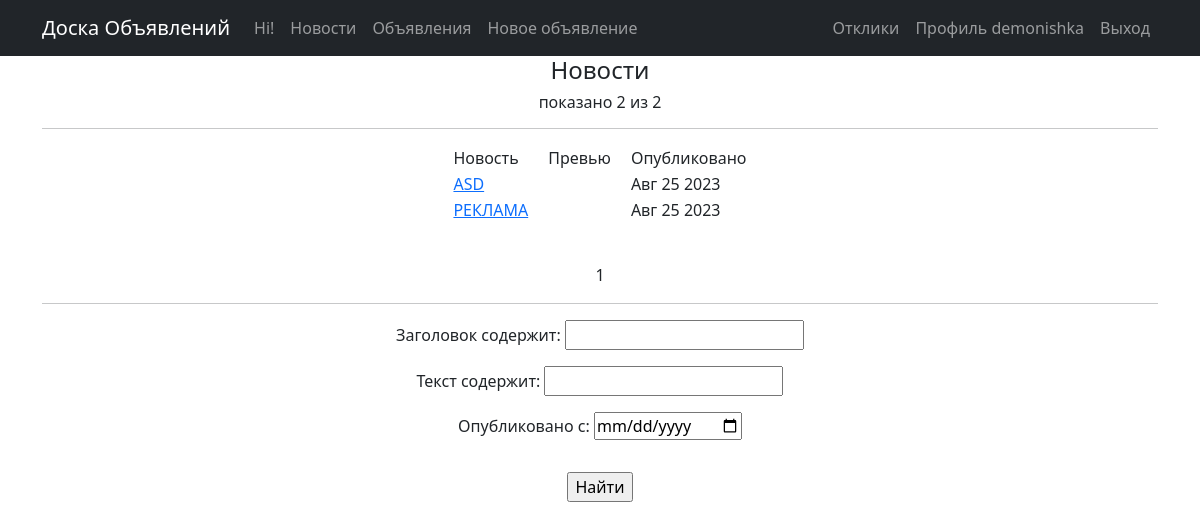
/board/posts/news/ (signed in), run on the app's committed database.
### board/models.py (models this page shows, shortened)
class News(models.Model):
    title = models.CharField(max_length=64)
    text = models.TextField()
    pictures = models.ImageField(upload_to='pictures', blank=True)
    time_in = models.DateTimeField(auto_now_add=True)
    author = models.ForeignKey(User, on_delete=models.CASCADE, related_name='news',
                               editable=False, blank=True, null=True, default=None)

### board/views.py (the view)
# urls.py: path('posts/news/', NewsList.as_view(), name='news_list'),
class NewsList(ListView):
    model = News
    ordering = '-time_in'
    template_name = 'news_list.html'
    context_object_name = 'news'
    paginate_by = 5
    def get_queryset(self):
        queryset = super().get_queryset()
        self.filterset = NewsFilter(self.request.GET, queryset)
        return self.filterset.qs
    def get_context_data(self, **kwargs):
        context = super().get_context_data(**kwargs)
        context['filterset'] = self.filterset
        return context

### templates/news_list.html (shortened to what this page needs)
{% extends 'base.html' %}
{% load custom_tags %}
{% block content %}
    <h4>Новости</h4>
    <h6>показано {{ news|length }} из {{ paginator.count }}</h6>
    <hr>
    {% if news %}
        <center><table>
            <tr>
                <td>Новость</td>
                <td>&emsp;</td>
                <td>Превью</td>
                <td>&emsp;</td>
                <td>Опубликовано</td>
            </tr>
            {% for new in news %}
            <tr>
                <td><a href="{{ new.id }}">{{ new.title|upper }}</a></td>
                <td>&emsp;</td>
                <td><a href="{{ new.id }}">{{ new.preview }}</a></td>
                <td>&emsp;</td>
                <td>{{ new.time_in|date:'M d Y' }}</td>
            </tr>
            {% endfor %}
        </table></center>
    {% else %}
        <h6>Отсутствие новостей - хорошая новость!</h6>
    {% endif %}
    <p>&nbsp;</p>
    {{ page_obj.number }}
    <hr>
    <form action="" method="get">
            {{ filterset.form.as_p }}
            <input type="submit" class="mt-3 btn-primary" value="Найти" />
    </form>
{% endblock content %}

### templates/base.html (shortened to what this page needs)
<!DOCTYPE html>
{% load static %}
<html lang="ru">
    <head>
        <link href="{% static 'css/styles.css' %}" rel="stylesheet" />
    </head>
    <body>
        <nav class="navbar navbar-expand-lg navbar-dark bg-dark static-top">
            <div class="container">
                <a class="navbar-brand" href="/admin/">Доска Объявлений</a>
                <div class="collapse navbar-collapse" id="navbarResponsive">
                    <ul class="navbar-nav ml-auto">
                        <li class="nav-item">
                            <a class="nav-link" href="pass/">Hi!</a>
                        </li>
                        <li class="nav-item">
                            <a class="nav-link" href="news/">Новости</a>
                        </li>
                        <li class="nav-item">
                            <a class="nav-link" href="posts/">Объявления</a>
                        </li>
                        {% if perms.appboard.add_post %}
                        <li class="nav-item">
                            <a class="nav-link" href="post_create/">Новое объявление</a>
                        </li>
                        {% endif %}
                    </ul>
                </div>
                <div class="nav-right">
                    <ul class="navbar-nav ml-auto">
                        {% if user.is_active and user.is_authenticated %}
                            <li class="nav-item">
                                <a class="nav-link" href="{% url 'replies_list' %}">Отклики</a>
                            </li>
                            <li class="nav-item">
                                <a class="nav-link" href="{% url 'profile_user' pk=user.id %}">
                                    Профиль {{ user.username }}</a>
                            </li>
                            <li class="nav-item">
                                <a class="nav-link" href="accounts/logout">Выход</a>
                            </li>
                        {% endif %}
                    </ul>
                </div>
            </div>
        </nav>
        <div class="container">
            <div class="row">
                <div class="col-lg-12 text-center">
                    {% block content %}
                    {% endblock content %}
                </div>
            </div>
        </div>
    </body>
</html>

### data on the page
News: title "ASD", time_in "Авг 25 2023"
News: title "РЕКЛАМА", time_in "Авг 25 2023"

### other printed values
{{ user.username }} "demonishka"
{{ news|length }} "2"
{{ paginator.count }} "2"
{{ page_obj.number }} "1"
